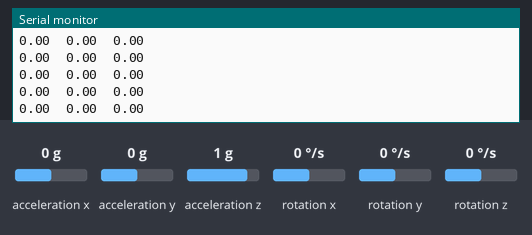
This sketch was run on a simulated Arduino Uno, built with avr-gcc and run on an emulated ATmega328P. Shown: the last lines printed to the serial monitor. Wiring (inferred from the names in the program): MPU-6050 motion sensor at I2C address 0x68. Inputs (shaded band) come from the test bench; at power-on: acceleration z 1 g, acceleration x 0 g, acceleration y 0 g, rotation x 0 °/s, rotation y 0 °/s, rotation z 0 °/s.

Above: at 1.2 s.
1.3 s: acceleration z set to 0 g
At 1.36 s:
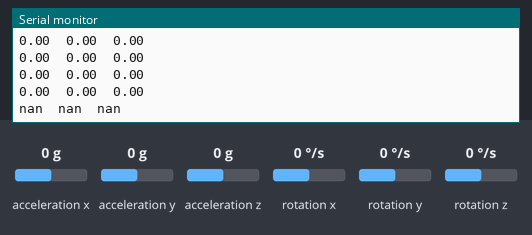
3.2 s: acceleration x set to -1.4 g
At 3.21 s:
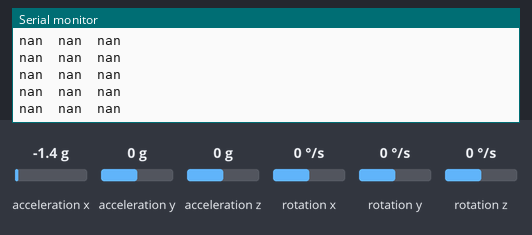
4.7 s: acceleration y set to -1.4 g
At 4.71 s:
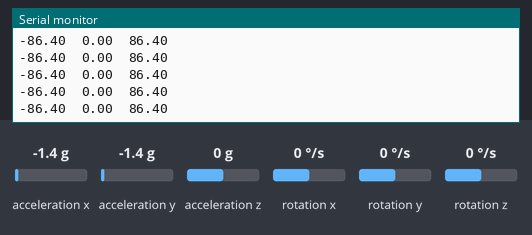
6.2 s: rotation x set to -192 °/s
At 6.22 s:
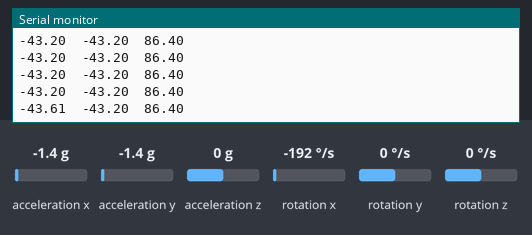
7.7 s: rotation y set to -192 °/s
At 7.73 s:
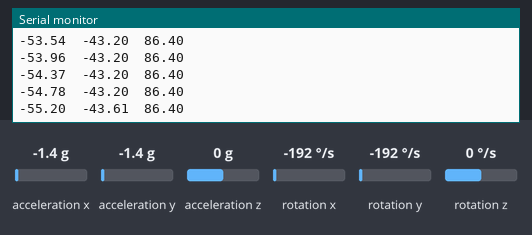
9.2 s: acceleration x set to 0 g
At 9.24 s:
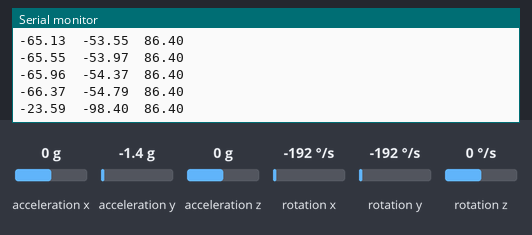
Timing chart, 0 to 12.2 s (numbered marks = the images above; inputs shaded):
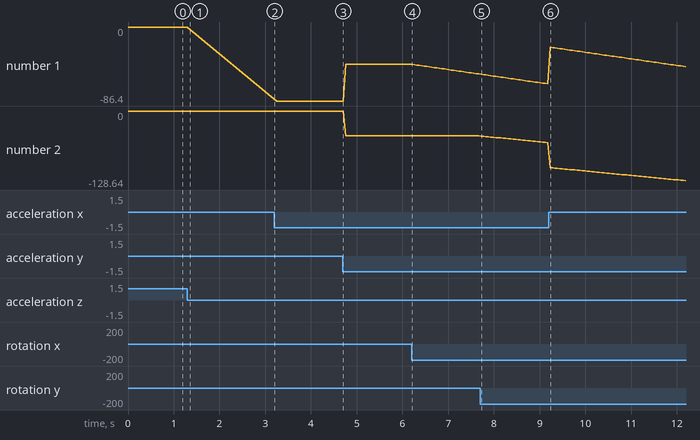

Measured:
- after the input at 1.3 s, the serial monitor: prints a new line after 0.05 s (image 1)
- after the input at 6.2 s, the serial monitor: prints a new line at once (image 4)
- after the input at 7.7 s, the serial monitor: prints a new line at once (image 5)
- plotted number 1: 0 → -86.4 after the input at 3.2 s, -86.4 → -43.2 after the input at 4.7 s, -43.2 → -54.78 after the input at 6.2 s
- plotted number 2: 0 → -43.2 after the input at 4.7 s, -43.2 → -54.79 after the input at 7.7 s

The sketch:

NanoGyro.ino
```cpp
#include<Wire.h>

const int MPU_addr = 0x68; // I2C address of the MPU-6050
int16_t AcX, AcY, AcZ, GyX, GyY, GyZ;
double timeStep, time, timePrev;
double arx, ary, arz, grx, gry, grz, gsx, gsy, gsz, rx, ry, rz;

int i;
double gyroScale = 131;


void setup() {
  Wire.begin();
  Wire.beginTransmission(MPU_addr);
  Wire.write(0x6B);  // PWR_MGMT_1 register
  Wire.write(0);     // set to zero (wakes up the MPU-6050)
  Wire.endTransmission(true);
  Serial.begin(9600);

  time = millis();
  i = 1;
}

void loop() {

  // set up time for integration
  timePrev = time;
  time = millis();
  timeStep = (time - timePrev) / 1000; // time-step in s


  Wire.beginTransmission(MPU_addr);
  Wire.write(0x3B);  // starting with register 0x3B (ACCEL_XOUT_H)
  Wire.endTransmission(false);
  Wire.requestFrom(MPU_addr, 6, true); // request a total of 14 registers
  AcX = Wire.read() << 8 | Wire.read(); // 0x3B (ACCEL_XOUT_H) & 0x3C (ACCEL_XOUT_L)
  AcY = Wire.read() << 8 | Wire.read(); // 0x3D (ACCEL_YOUT_H) & 0x3E (ACCEL_YOUT_L)
  AcZ = Wire.read() << 8 | Wire.read(); // 0x3F (ACCEL_ZOUT_H) & 0x40 (ACCEL_ZOUT_L)

  Wire.beginTransmission(MPU_addr);
  Wire.write(0x43);  // starting with register 0x3B (ACCEL_XOUT_H)
  Wire.endTransmission(false);
  Wire.requestFrom(MPU_addr, 6, true); // request a total of 14 registers
  GyX = Wire.read() << 8 | Wire.read(); // 0x43 (GYRO_XOUT_H) & 0x44 (GYRO_XOUT_L)
  GyY = Wire.read() << 8 | Wire.read(); // 0x45 (GYRO_YOUT_H) & 0x46 (GYRO_YOUT_L)
  GyZ = Wire.read() << 8 | Wire.read(); // 0x47 (GYRO_ZOUT_H) & 0x48 (GYRO_ZOUT_L)

  // apply gyro scale from datasheet
  gsx = GyX / gyroScale;   gsy = GyY / gyroScale;   gsz = GyZ / gyroScale;


  // calculate accelerometer angles
  arx = (180 / 3.141592) * atan(AcX / sqrt(square(AcY) + square(AcZ)));
  ary = (180 / 3.141592) * atan(AcY / sqrt(square(AcX) + square(AcZ)));
  arz = (180 / 3.141592) * atan(sqrt(square(AcY) + square(AcX)) / AcZ);

  // set initial values equal to accel values
  if (i == 1) {
    grx = arx;
    gry = ary;
    grz = arz;
  }
  // integrate to find the gyro angle
  else {
    grx = grx + (timeStep * gsx);
    gry = gry + (timeStep * gsy);
    grz = grz + (timeStep * gsz);
  }

  // apply filter
  rx = (0.96 * arx) + (0.04 * grx);
  ry = (0.96 * ary) + (0.04 * gry);
  rz = (0.96 * arz) + (0.04 * grz);

  // print result


  Serial.print(rx);   Serial.print("\t");
  Serial.print(ry);   Serial.print("\t");
  Serial.println(rz);

  i = i + 1;
  delay(50);
}
```
